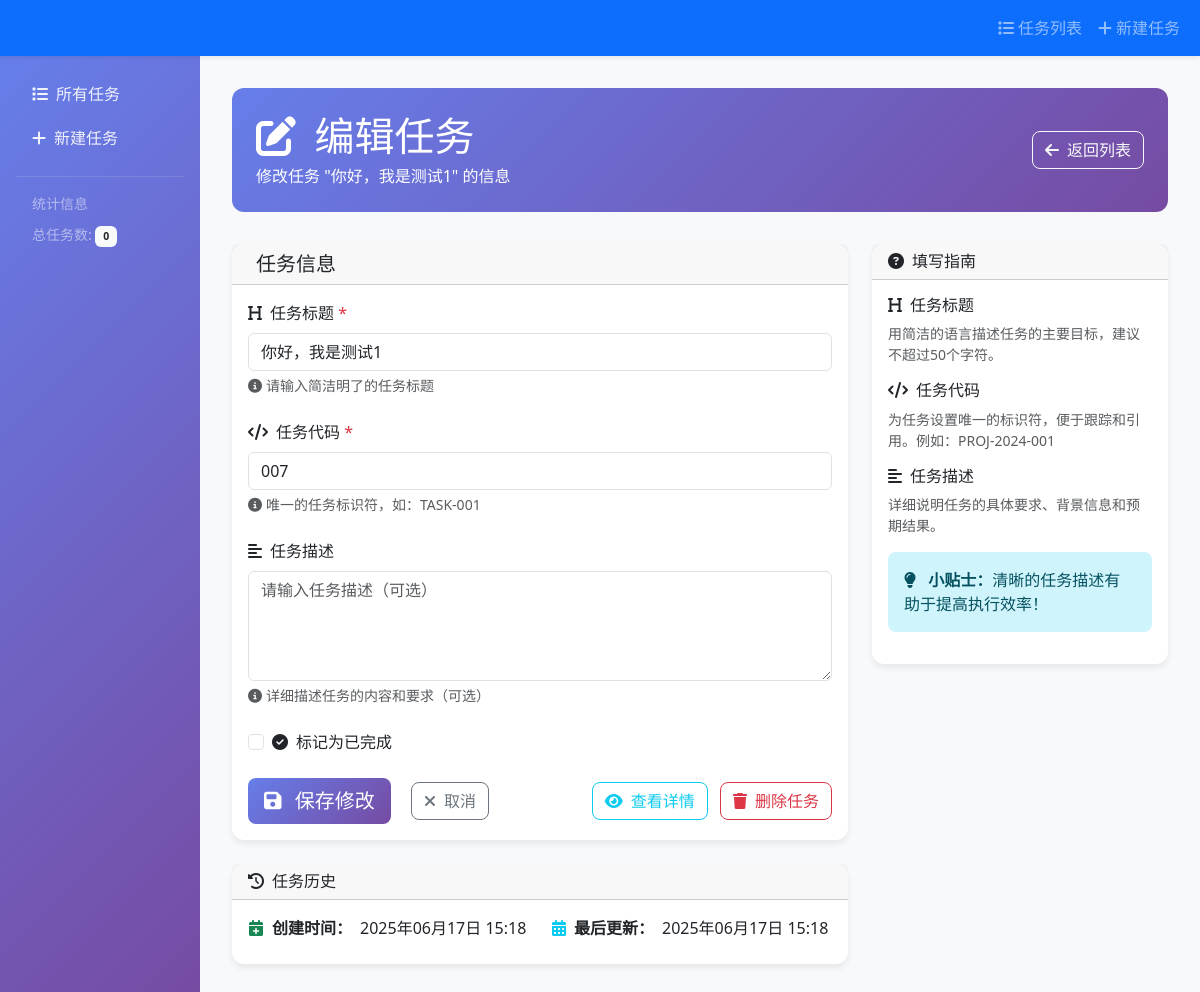
The page /18/edit/ on the database its author committed.
### task/models.py (models this page shows, shortened)
class Task(models.Model):
    title = models.CharField(max_length=200, verbose_name="任务标题")
    code = models.CharField(max_length=50, verbose_name="任务代码")
    description = models.TextField(blank=True, verbose_name="任务描述")
    created_at = models.DateTimeField(default=timezone.now, verbose_name="创建时间")
    updated_at = models.DateTimeField(auto_now=True, verbose_name="更新时间")
    is_completed = models.BooleanField(default=False, verbose_name="是否完成")
    class Meta:
        verbose_name = "任务"
        verbose_name_plural = "任务"
        ordering = ['-created_at']

### task/views.py (the view)
# urls.py: path('<int:pk>/edit/', views.task_update, name='task_update'),
def task_update(request, pk):
    task = get_object_or_404(Task, pk=pk)
    if request.method == 'POST':
        form = TaskForm(request.POST, instance=task)
        if form.is_valid():
            task = form.save()
            messages.success(request, f'任务 "{task.title}" 更新成功！')
            return redirect('task_list')
    else:
        form = TaskForm(instance=task)
    context = {
        'form': form,
        'task': task,
        'title': '编辑任务'
    }
    return render(request, 'tasks/task_form.html', context)

### task/forms.py (shortened to what this page needs)
class TaskForm(forms.ModelForm):
    class Meta:
        model = Task
        fields = ['title', 'code', 'description', 'is_completed']
        widgets = {
            'title': forms.TextInput(attrs={
                'class': 'form-control',
                'placeholder': '请输入任务标题'
            }),
            'code': forms.TextInput(attrs={
                'class': 'form-control',
                'placeholder': '请输入任务代码'
            }),
            'description': forms.Textarea(attrs={
                'class': 'form-control',
                'rows': 4,
                'placeholder': '请输入任务描述（可选）'
            }),
            'is_completed': forms.CheckboxInput(attrs={
                'class': 'form-check-input'
            })
        }
        labels = {
            'title': '任务标题',
            'code': '任务代码',
            'description': '任务描述',
            'is_completed': '是否完成'
        }

### templates/tasks/task_form.html (shortened to what this page needs)
{% extends 'base.html' %}
{% block content %}
<div class="page-header">
    <div class="d-flex justify-content-between align-items-center">
        <div>
            <h1 class="mb-1">
                <i class="fas fa-{% if task %}edit{% else %}plus{% endif %} me-2"></i>
                {% if task %}编辑任务{% else %}创建新任务{% endif %}
            </h1>
            <p class="mb-0">
                {% if task %}修改任务 "{{ task.title }}" 的信息{% else %}填写下方表单来创建新任务{% endif %}
            </p>
        </div>
        <a href="{% url 'task_list' %}" class="btn btn-outline-light">
            <i class="fas fa-arrow-left me-2"></i>返回列表
        </a>
    </div>
</div>
<div class="row justify-content-center">
    <div class="col-lg-8">
        <div class="card">
            <div class="card-header">
                <h5 class="mb-0">
                    任务信息
                </h5>
            </div>
            <div class="card-body">
                <form method="post" novalidate>
                    <div class="mb-4">
                        <label for="id_title" class="form-label">
                            <i class="fas fa-heading me-2"></i>任务标题 <span class="text-danger">*</span>
                        </label>
                        {{ form.title }}
                        <div class="form-text">
                            <i class="fas fa-info-circle me-1"></i>请输入简洁明了的任务标题
                        </div>
                    </div>
                    <div class="mb-4">
                        <label for="id_code" class="form-label">
                            <i class="fas fa-code me-2"></i>任务代码 <span class="text-danger">*</span>
                        </label>
                        {{ form.code }}
                        <div class="form-text">
                            <i class="fas fa-info-circle me-1"></i>唯一的任务标识符，如：TASK-001
                        </div>
                    </div>
                    <div class="mb-4">
                        <label for="id_description" class="form-label">
                            <i class="fas fa-align-left me-2"></i>任务描述
                        </label>
                        {{ form.description }}
                        <div class="form-text">
                            <i class="fas fa-info-circle me-1"></i>详细描述任务的内容和要求（可选）
                        </div>
                    </div>
                    <div class="mb-4">
                        <div class="form-check">
                            {{ form.is_completed }}
                            <label for="id_is_completed" class="form-check-label">
                                <i class="fas fa-check-circle me-2"></i>标记为已完成
                            </label>
                        </div>
                    </div>
                    <div class="d-flex justify-content-between align-items-center">
                        <div>
                            <button type="submit" class="btn btn-primary btn-lg me-3">
                                <i class="fas fa-save me-2"></i>
                                {% if task %}保存修改{% else %}创建任务{% endif %}
                            </button>
                            <a href="{% url 'task_list' %}" class="btn btn-outline-secondary">
                                <i class="fas fa-times me-2"></i>取消
                            </a>
                        </div>
                        {% if task %}
                            <div>
                                <a href="{% url 'task_detail' task.pk %}" class="btn btn-outline-info me-2">
                                    <i class="fas fa-eye me-2"></i>查看详情
                                </a>
                                <a href="{% url 'task_delete' task.pk %}" class="btn btn-outline-danger">
                                    <i class="fas fa-trash me-2"></i>删除任务
                                </a>
                            </div>
                        {% endif %}
                    </div>
                </form>
            </div>
        </div>
        {% if task %}
            <div class="card mt-4">
                <div class="card-header">
                    <h6 class="mb-0">
                        <i class="fas fa-history me-2"></i>任务历史
                    </h6>
                </div>
                <div class="card-body">
                    <div class="row">
                        <div class="col-md-6">
                            <div class="d-flex align-items-center mb-2">
                                <i class="fas fa-calendar-plus text-success me-2"></i>
                                <strong>创建时间：</strong>
                                <span class="ms-2">{{ task.created_at|date:"Y年m月d日 H:i" }}</span>
                            </div>
                        </div>
                        <div class="col-md-6">
                            <div class="d-flex align-items-center mb-2">
                                <i class="fas fa-calendar-alt text-info me-2"></i>
                                <strong>最后更新：</strong>
                                <span class="ms-2">{{ task.updated_at|date:"Y年m月d日 H:i" }}</span>
                            </div>
                        </div>
                    </div>
                </div>
            </div>
        {% endif %}
    </div>
    <div class="col-lg-4">
        <div class="card">
            <div class="card-header">
                <h6 class="mb-0">
                    <i class="fas fa-question-circle me-2"></i>填写指南
                </h6>
            </div>
            <div class="card-body">
                <div class="mb-3">
                    <h6><i class="fas fa-heading me-2"></i>任务标题</h6>
                    <p class="small text-muted">
                        用简洁的语言描述任务的主要目标，建议不超过50个字符。
                    </p>
                </div>
                <div class="mb-3">
                    <h6><i class="fas fa-code me-2"></i>任务代码</h6>
                    <p class="small text-muted">
                        为任务设置唯一的标识符，便于跟踪和引用。例如：PROJ-2024-001
                    </p>
                </div>
                <div class="mb-3">
                    <h6><i class="fas fa-align-left me-2"></i>任务描述</h6>
                    <p class="small text-muted">
                        详细说明任务的具体要求、背景信息和预期结果。
                    </p>
                </div>
                <div class="alert alert-info">
                    <i class="fas fa-lightbulb me-2"></i>
                    <strong>小贴士：</strong>清晰的任务描述有助于提高执行效率！
                </div>
            </div>
        </div>
    </div>
</div>
{% endblock %}

### templates/base.html (style rules this page uses)
body { background-color: #f8f9fa; font-family: 'Segoe UI', Tahoma, Geneva, Verdana, sans-serif; }
.card { border: none; border-radius: 12px; box-shadow: 0 4px 6px rgba(0, 0, 0, 0.07); transition: transform 0.3s ease, box-shadow 0.3s ease; }
.btn { border-radius: 8px; transition: all 0.3s ease; }
.page-header { background: linear-gradient(135deg, #667eea 0%, #764ba2 100%); color: white; padding: 1.5rem; border-radius: 12px; margin-bottom: 2rem; }
.alert { border: none; border-radius: 8px; }

### templates/tasks/task_form.html (style rules this page uses)
.btn-primary { background: linear-gradient(135deg, #667eea 0%, #764ba2 100%); border: none; }

### rows shown on the page
Task: title "你好，我是测试1", code "007", created_at "2025年06月17日 15:18", updated_at "2025年06月17日 15:18"

### other values the page prints
{{ total_tasks|default:0 }} "0"
